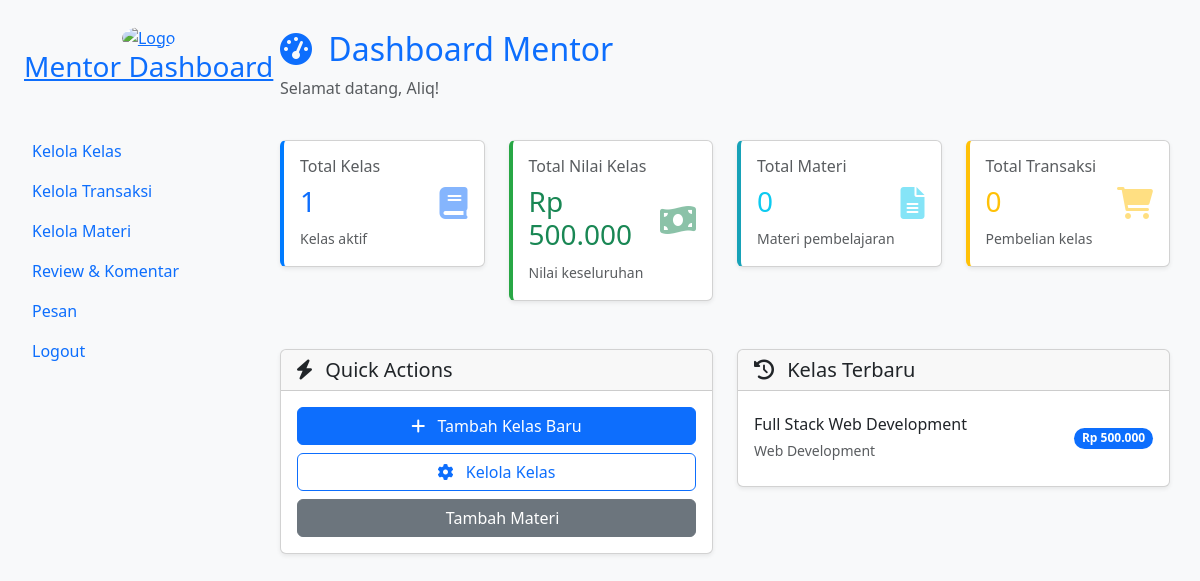
Screenshot of /page/mentor-dashboard.php (signed in) with the database file from the repository.
### tables this page shows
CREATE TABLE `tb_kelas` (
  `id_kelas` int(30) NOT NULL AUTO_INCREMENT,
  `id_mentor` int(30) NOT NULL,
  `nama_kelas` varchar(255) NOT NULL,
  `kategori` enum('SQL','Design','Java','Web Development','Bisnis','Ekonomi','Psikologi','IT','Python') NOT NULL,
  `harga` decimal(10,2) NOT NULL,
  `profil_kelas` varchar(100) DEFAULT NULL,
  `badge` varchar(100) DEFAULT NULL,
  `description` text DEFAULT NULL,
  `status_publikasi` enum('draft','pending','approved','rejected') NOT NULL DEFAULT 'draft',
  `tanggal_rilis` DATE DEFAULT NULL,
  PRIMARY KEY (`id_kelas`)
);

### page/mentor-dashboard.php (the view, shortened to what this page needs)
<?php
require 'db.php';
$user_id = $_SESSION['id'];
$mentor_query = $conn->prepare("SELECT id_mentor FROM tb_mentor WHERE id_user = ?");
$mentor_query->bind_param("i", $user_id);
$mentor_query->execute();
$mentor_result = $mentor_query->get_result();
$mentor_row = $mentor_result->fetch_assoc();
$id_mentor = $mentor_row['id_mentor'];
$stmt_stats = $conn->prepare("
    SELECT
    COUNT(DISTINCT k.id_kelas) AS total_kelas,
    COALESCE(SUM(k.harga), 0) AS total_nilai_kelas
    FROM tb_kelas k
    WHERE k.id_mentor = ?
");
$stmt_stats->bind_param("i", $id_mentor);
$stmt_stats->execute();
$stats_result = $stmt_stats->get_result();
$stats = $stats_result->fetch_assoc();
$total_materi = 0;
$materi_query = "SELECT COUNT(*) as total_materi FROM tb_materi m
                 JOIN tb_kelas k ON m.id_kelas = k.id_kelas
                 WHERE k.id_mentor = ?";
$stmt_materi = $conn->prepare($materi_query);
if ($stmt_materi) {
    $stmt_materi->bind_param("i", $id_mentor);
    $stmt_materi->execute();
    $materi_result = $stmt_materi->get_result();
    $materi_data = $materi_result->fetch_assoc();
    $total_materi = $materi_data['total_materi'];
}
$total_transaksi = 0;
$transaksi_query = "SELECT COUNT(*) as total_transaksi FROM tb_transaksi t
                    JOIN tb_kelas k ON t.id_kelas = k.id_kelas
                    WHERE k.id_mentor = ?";
$stmt_transaksi = $conn->prepare($transaksi_query);
if ($stmt_transaksi) {
    $stmt_transaksi->bind_param("i", $id_mentor);
    $stmt_transaksi->execute();
    $transaksi_result = $stmt_transaksi->get_result();
    $transaksi_data = $transaksi_result->fetch_assoc();
    $total_transaksi = $transaksi_data['total_transaksi'];
}
$recent_classes_query = $conn->prepare("
    SELECT nama_kelas, kategori, harga
    FROM tb_kelas
    WHERE id_mentor = ?
    ORDER BY id_kelas DESC
    LIMIT 5
");
$recent_classes_query->bind_param("i", $id_mentor);
$recent_classes_query->execute();
$recent_classes_result = $recent_classes_query->get_result();
?>
<!DOCTYPE html>
<html lang="en">
<head>
    <link href="https://cdn.jsdelivr.net/npm/bootstrap@5.3.3/dist/css/bootstrap.min.css" rel="stylesheet">
    <link rel="stylesheet" href="https://cdnjs.cloudflare.com/ajax/libs/font-awesome/6.0.0/css/all.min.css">
</head>
<body class="bg-light">
    <?php include "sidebar-mentor.php"; ?>
    <div class="content-wrapper" style="margin-left: 250px; padding: 30px;">
        <div class="row mb-4">
            <div class="col-12">
                <h2 class="text-primary">
                    <i class="fas fa-tachometer-alt me-2"></i>
                    Dashboard Mentor
                </h2>
                <p class="text-muted">Selamat datang, <?= htmlspecialchars($_SESSION['username']) ?>!</p>
            </div>
        </div>
        <div class="row mb-5">
            <div class="col-md-3">
                <div class="card stat-card primary shadow-sm">
                    <div class="card-body">
                        <div class="d-flex justify-content-between">
                            <div>
                                <h6 class="card-title text-muted">Total Kelas</h6>
                                <h3 class="text-primary"><?= $stats['total_kelas'] ?? 0 ?></h3>
                                <small class="text-muted">Kelas aktif</small>
                            </div>
                            <div class="align-self-center">
                                <i class="fas fa-book fa-2x text-primary opacity-50"></i>
                            </div>
                        </div>
                    </div>
                </div>
            </div>
            <div class="col-md-3">
                <div class="card stat-card success shadow-sm">
                    <div class="card-body">
                        <div class="d-flex justify-content-between">
                            <div>
                                <h6 class="card-title text-muted">Total Nilai Kelas</h6>
                                <h3 class="text-success">Rp <?= number_format($stats['total_nilai_kelas'] ?? 0, 0, ',', '.') ?></h3>
                                <small class="text-muted">Nilai keseluruhan</small>
                            </div>
                            <div class="align-self-center">
                                <i class="fas fa-money-bill-wave fa-2x text-success opacity-50"></i>
                            </div>
                        </div>
                    </div>
                </div>
            </div>
            <div class="col-md-3">
                <div class="card stat-card info shadow-sm">
                    <div class="card-body">
                        <div class="d-flex justify-content-between">
                            <div>
                                <h6 class="card-title text-muted">Total Materi</h6>
                                <h3 class="text-info"><?= $total_materi ?></h3>
                                <small class="text-muted">Materi pembelajaran</small>
                            </div>
                            <div class="align-self-center">
                                <i class="fas fa-file-alt fa-2x text-info opacity-50"></i>
                            </div>
                        </div>
                    </div>
                </div>
            </div>
            <div class="col-md-3">
                <div class="card stat-card warning shadow-sm">
                    <div class="card-body">
                        <div class="d-flex justify-content-between">
                            <div>
                                <h6 class="card-title text-muted">Total Transaksi</h6>
                                <h3 class="text-warning"><?= $total_transaksi ?></h3>
                                <small class="text-muted">Pembelian kelas</small>
                            </div>
                            <div class="align-self-center">
                                <i class="fas fa-shopping-cart fa-2x text-warning opacity-50"></i>
                            </div>
                        </div>
                    </div>
                </div>
            </div>
        </div>
        <div class="row">
            <div class="col-md-6">
                <div class="card shadow-sm">
                    <div class="card-header">
                        <h5 class="mb-0">
                            <i class="fas fa-bolt me-2"></i>
                            Quick Actions
                        </h5>
                    </div>
                    <div class="card-body">
                        <div class="d-grid gap-2">
                            <a href="create-class.php" class="btn btn-primary">
                                <i class="fas fa-plus me-2"></i>
                                Tambah Kelas Baru
                            </a>
                            <a href="kelola-kelas.php" class="btn btn-outline-primary">
                                <i class="fas fa-cog me-2"></i>
                                Kelola Kelas
                            </a>
                            <a href="create-material.php" class="btn btn-secondary">
                                Tambah Materi
                            </a>
                        </div>
                    </div>
                </div>
            </div>
            <div class="col-md-6">
                <div class="card shadow-sm">
                    <div class="card-header">
                        <h5 class="mb-0">
                            <i class="fas fa-history me-2"></i>
                            Kelas Terbaru
                        </h5>
                    </div>
                    <div class="card-body">
                        <?php if ($recent_classes_result->num_rows > 0): ?>
                            <div class="list-group list-group-flush">
                                <?php while ($class = $recent_classes_result->fetch_assoc()): ?>
                                    <div class="list-group-item d-flex justify-content-between align-items-center px-0">
                                        <div>
                                            <h6 class="mb-1"><?= htmlspecialchars($class['nama_kelas']) ?></h6>
                                            <small class="text-muted"><?= htmlspecialchars($class['kategori']) ?></small>
                                        </div>
                                        <span class="badge bg-primary rounded-pill">
                                            Rp <?= number_format($class['harga'], 0, ',', '.') ?>
                                        </span>
                                    </div>
                                <?php endwhile; ?>
                            </div>
                        <?php else: ?>
                            <p class="text-muted text-center mb-0">Belum ada kelas yang dibuat</p>
                        <?php endif; ?>
                    </div>
                </div>
            </div>
        </div>
    </div>
</body>
</html>

### page/mentor-dashboard.php (style rules this page uses)
.stat-card { border-left: 4px solid; transition: transform 0.2s; }
.stat-card.primary { border-left-color: #007bff; }
.stat-card.success { border-left-color: #28a745; }
.stat-card.info { border-left-color: #17a2b8; }
.stat-card.warning { border-left-color: #ffc107; }

### rows the page displays
tb_kelas: nama_kelas "Full Stack Web Development", kategori "Web Development", harga "500.000"

### other values shown
$_SESSION['username'] "Aliq"
$stats['total_kelas'] "1"
$stats['total_nilai_kelas'] "500.000"
$total_materi "0"
$total_transaksi "0"
